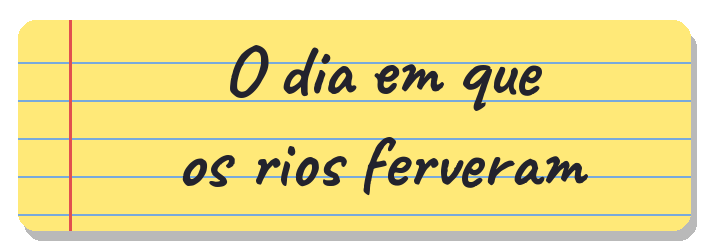

Generate this figure with Python:
# Faixa de folha do caderno (amarela, pautada, margem vermelha) com o título em Caveat -> titulo.png (720 px de largura)
from PIL import Image, ImageDraw, ImageFont
W, H = 720, 250
im = Image.new('RGBA', (W, H), (0, 0, 0, 0)); d = ImageDraw.Draw(im)
d.rounded_rectangle((24, 30, W - 24, H - 10), 18, fill=(0, 0, 0, 70))
d.rounded_rectangle((18, 20, W - 30, H - 20), 18, fill=(255, 233, 120, 255))
for y in range(62, H - 20, 38): d.line((18, y, W - 30, y), fill=(120, 170, 220, 255), width=2)
d.line((70, 20, 70, H - 20), fill=(225, 80, 80, 255), width=3)
f = ImageFont.truetype('../_papel3d/Caveat-Bold.ttf', 74)
for i, lin in enumerate(['O dia em que', 'os rios ferveram']):
    tw = d.textlength(lin, font=f); d.text(((W - tw) / 2 + 20, 22 + i * 92), lin, font=f, fill=(35, 35, 45, 255))
im.save('titulo.png')
